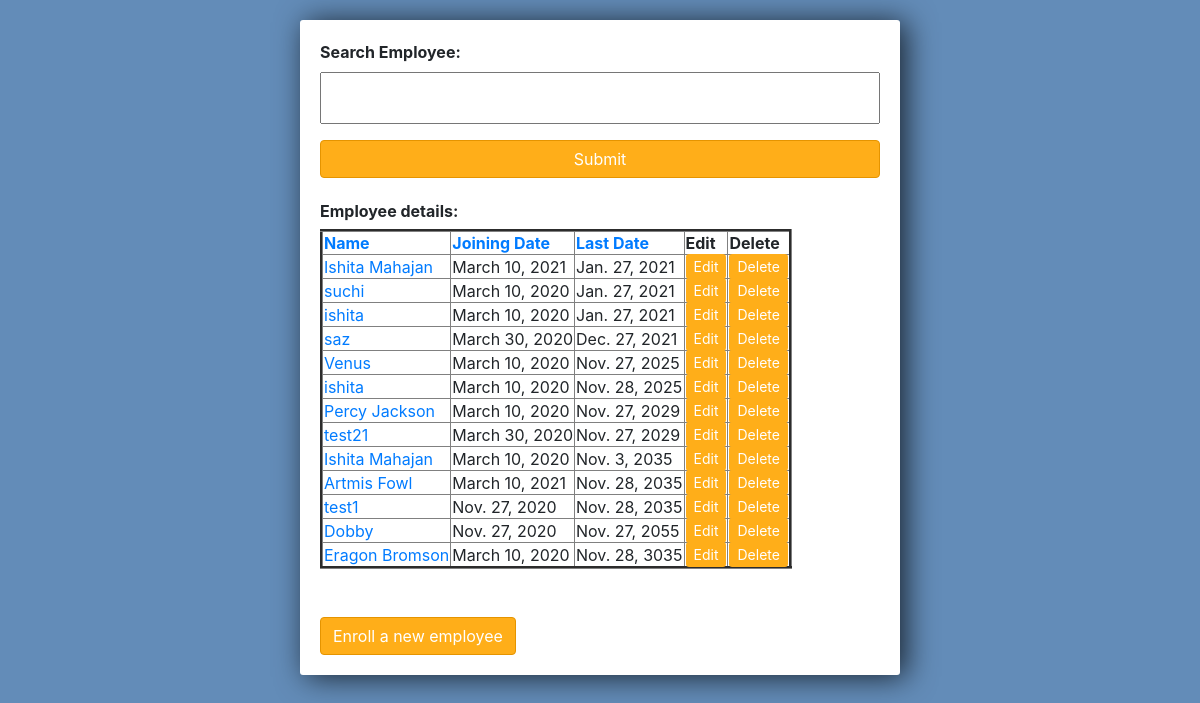
/order_by/last_date/, run on the app's committed database.
### employee/models.py (models this page shows)
class Employee_model(models.Model):
	name = models.CharField(max_length=100)
	location = models.TextField()
	phone_number = models.IntegerField()
	email_id = models.EmailField(max_length = 254)
	joining_date = models.DateField()
	last_date = models.DateField()
	def __str__(self):
		return self.name

### employee/views.py (the view)
# urls.py: path('order_by/<str:attr>/', views.order_by, name = "order_by"),
def order_by(request, attr):
	employees = Employee_model.objects.all().order_by(attr)
	form = Employee_Form()
	if request.method == 'POST':
		form = Employee_Form(request.POST)
		if form.is_valid():
			form.save()
		return redirect('/')
	context = {
		'employees' : employees,
		'form' : form
	}
	return render(request, 'employee/employee_details.html', context)

### employee/forms.py (shortened to what this page needs)
class Employee_Form(forms.ModelForm):
	class Meta:
		model = Employee_model
		fields = '__all__'

### employee/templates/employee/employee_details.html (shortened to what this page needs)
<link rel="stylesheet" href="https://stackpath.bootstrapcdn.com/bootstrap/4.3.1/css/bootstrap.min.css">
<div class="center-column">
<form method = "POST" action="/search_results">
	<b>Search Employee:</b> {{form.name}}
	<input class="btn btn-info btn-danger" type="submit" name="Search Name">
</form>
<h6><b>Employee details: </b></h6>
<table border="3">
	<tr class="inner-table">
		<td><a href="{% url 'order_by' 'name' %}"><b>Name</b></a></td>
		<td><a href="{% url 'order_by' 'joining_date' %}"><b>Joining Date</b></a></td>
		<td><a href="{% url 'order_by' 'last_date' %}"><b>Last Date</b></a></td>
		<td><b>Edit</b></td>
		<td><b>Delete</b></td>
	</tr>
{% for emp in employees %}
	<tr>
		<td><a href="{% url 'employee_data' emp.id %}">{{emp}}</a></td>
		<td>{{emp.joining_date}}</a></td>
		<td>{{emp.last_date}}</a></td>
		<td><a class="btn-sm btn-info btn-danger" href="{% url 'update_emp' emp.id %}">Edit</a></td>
		<td><a class="btn-sm btn-info btn-danger" href="{% url 'delete' emp.id %}">Delete</a></td>
	</tr>
{% endfor %}
</table>
<br></br>
<a class="btn btn-info btn-danger" href="{% url 'enroll' %}">Enroll a new employee</a>
</div>

### employee/templates/employee/employee_details.html (style rules this page uses)
input { width: 100%; padding: 12px 20px; margin: 8px 0; box-sizing: border-box; }
input::placeholder { color: #d3d3d3; }
.center-column { width:600px; margin: 20px auto; padding:20px; background-color: #fff; border-radius: 3px; box-shadow: 6px 2px 30px 0px rgba(0,0,0,0.75); }
.btn-danger { background-color: #ffae19; border-color: #e59400; }
.inner-table { border: 3; border-width: 1; }

### data on the page
Employee_model: name "Ishita Mahajan", joining_date "March 10, 2021", last_date "Jan. 27, 2021"
Employee_model: name "suchi", joining_date "March 10, 2020", last_date "Jan. 27, 2021"
Employee_model: name "ishita", joining_date "March 10, 2020", last_date "Jan. 27, 2021"
Employee_model: name "saz", joining_date "March 30, 2020", last_date "Dec. 27, 2021"
Employee_model: name "Venus", joining_date "March 10, 2020", last_date "Nov. 27, 2025"
Employee_model: name "ishita", joining_date "March 10, 2020", last_date "Nov. 28, 2025"
Employee_model: name "Percy Jackson", joining_date "March 10, 2020", last_date "Nov. 27, 2029"
Employee_model: name "test21", joining_date "March 30, 2020", last_date "Nov. 27, 2029"
Employee_model: name "Ishita Mahajan", joining_date "March 10, 2020", last_date "Nov. 3, 2035"
Employee_model: name "Artmis Fowl", joining_date "March 10, 2021", last_date "Nov. 28, 2035"
Employee_model: name "test1", joining_date "Nov. 27, 2020", last_date "Nov. 28, 2035"
Employee_model: name "Dobby", joining_date "Nov. 27, 2020", last_date "Nov. 27, 2055"
Employee_model: name "Eragon Bromson", joining_date "March 10, 2020", last_date "Nov. 28, 3035"
